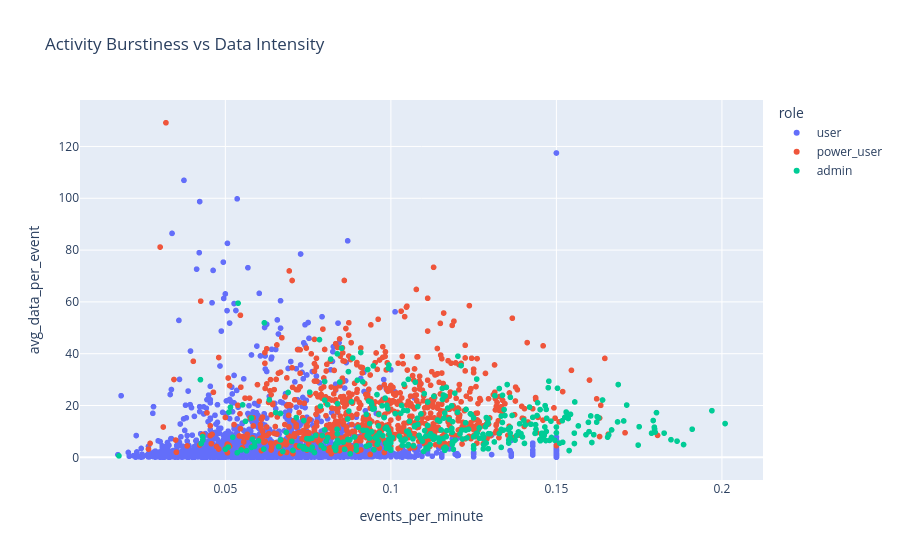

Notebook code cell kept with this figure:
### Code cell
fig = px.scatter(
    sessions_df,
    x="events_per_minute",
    y="avg_data_per_event", 
    color="role",
    hover_data=["session_id"],
    title="Activity Burstiness vs Data Intensity"
)

fig.show()

### Figure 1 — Plotly figure (JSON) as saved in the notebook; plotly's stock layout.template omitted (floating-point values rounded to 4 significant figures; data arrays with more than 128 entries replaced by an {"elided": "..."} marker saying what was removed)
{"data": [{"customdata": {"elided": "3494x1 str values"}, "hovertemplate": "role=user<br>events_per_minute=%{x}<br>avg_data_per_event=%{y}<br>session_id=%{customdata[0]}<extra></extra>", "legendgroup": "user", "marker": {"color": "#636efa", "symbol": "circle"}, "mode": "markers", "name": "user", "showlegend": true, "type": "scattergl", "x": {"elided": "3494 float values"}, "xaxis": "x", "y": {"elided": "3494 float values"}, "yaxis": "y"}, {"customdata": {"elided": "781x1 str values"}, "hovertemplate": "role=power_user<br>events_per_minute=%{x}<br>avg_data_per_event=%{y}<br>session_id=%{customdata[0]}<extra></extra>", "legendgroup": "power_user", "marker": {"color": "#EF553B", "symbol": "circle"}, "mode": "markers", "name": "power_user", "showlegend": true, "type": "scattergl", "x": {"elided": "781 float values"}, "xaxis": "x", "y": {"elided": "781 float values"}, "yaxis": "y"}, {"customdata": {"elided": "364x1 str values"}, "hovertemplate": "role=admin<br>events_per_minute=%{x}<br>avg_data_per_event=%{y}<br>session_id=%{customdata[0]}<extra></extra>", "legendgroup": "admin", "marker": {"color": "#00cc96", "symbol": "circle"}, "mode": "markers", "name": "admin", "showlegend": true, "type": "scattergl", "x": {"elided": "364 float values"}, "xaxis": "x", "y": {"elided": "364 float values"}, "yaxis": "y"}], "layout": {"legend": {"title": {"text": "role"}, "tracegroupgap": 0}, "title": {"text": "Activity Burstiness vs Data Intensity"}, "xaxis": {"anchor": "y", "domain": [0, 1], "title": {"text": "events_per_minute"}}, "yaxis": {"anchor": "x", "domain": [0, 1], "title": {"text": "avg_data_per_event"}}}}
